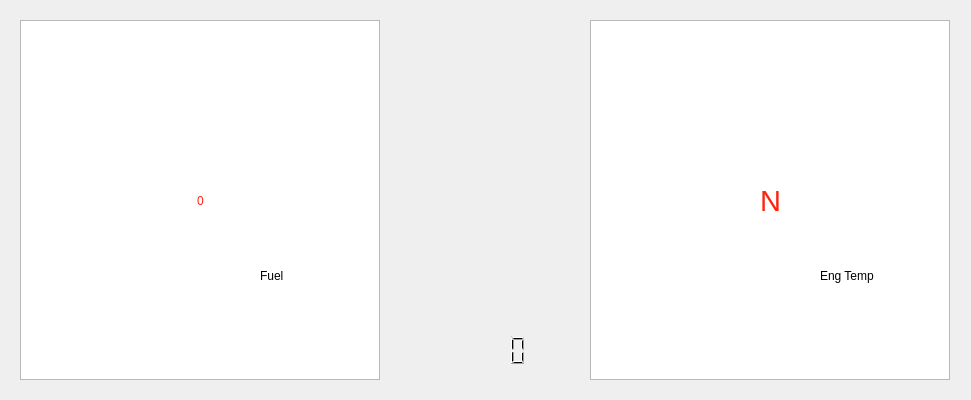
<?xml version="1.0" encoding="UTF-8"?>
<ui version="4.0">
 <class>MainWindow</class>
 <widget class="QMainWindow" name="MainWindow">
  <property name="geometry">
   <rect>
    <x>0</x>
    <y>0</y>
    <width>971</width>
    <height>400</height>
   </rect>
  </property>
  <property name="windowTitle">
   <string>MainWindow</string>
  </property>
  <widget class="QWidget" name="centralwidget">
   <widget class="QLabel" name="lvlFullFuel">
    <property name="geometry">
     <rect>
      <x>40</x>
      <y>40</y>
      <width>331</width>
      <height>331</height>
     </rect>
    </property>
    <property name="text">
     <string/>
    </property>
   </widget>
   <widget class="QPushButton" name="leftIndi">
    <property name="geometry">
     <rect>
      <x>270</x>
      <y>20</y>
      <width>81</width>
      <height>31</height>
     </rect>
    </property>
    <property name="text">
     <string/>
    </property>
    <property name="icon">
     <iconset>
      <normaloff>../../../../../qtResources/pics/leftIndi.svg</normaloff>../../../../../qtResources/pics/leftIndi.svg</iconset>
    </property>
    <property name="iconSize">
     <size>
      <width>70</width>
      <height>70</height>
     </size>
    </property>
    <property name="flat">
     <bool>true</bool>
    </property>
   </widget>
   <widget class="QLabel" name="topConsole">
    <property name="geometry">
     <rect>
      <x>270</x>
      <y>20</y>
      <width>440</width>
      <height>60</height>
     </rect>
    </property>
    <property name="text">
     <string/>
    </property>
   </widget>
   <widget class="QPushButton" name="petrolindi">
    <property name="geometry">
     <rect>
      <x>370</x>
      <y>30</y>
      <width>42</width>
      <height>42</height>
     </rect>
    </property>
    <property name="text">
     <string/>
    </property>
    <property name="icon">
     <iconset>
      <normaloff>../../../../../qtResources/pics/nopetrol.svg</normaloff>../../../../../qtResources/pics/nopetrol.svg</iconset>
    </property>
    <property name="flat">
     <bool>true</bool>
    </property>
   </widget>
   <widget class="QPushButton" name="seatIndi">
    <property name="geometry">
     <rect>
      <x>520</x>
      <y>30</y>
      <width>40</width>
      <height>40</height>
     </rect>
    </property>
    <property name="text">
     <string/>
    </property>
    <property name="icon">
     <iconset>
      <normaloff>../../../../../qtResources/pics/seatBelt.svg</normaloff>../../../../../qtResources/pics/seatBelt.svg</iconset>
    </property>
    <property name="iconSize">
     <size>
      <width>22</width>
      <height>22</height>
     </size>
    </property>
    <property name="flat">
     <bool>true</bool>
    </property>
   </widget>
   <widget class="QPushButton" name="hBrakeIndi">
    <property name="geometry">
     <rect>
      <x>420</x>
      <y>30</y>
      <width>40</width>
      <height>40</height>
     </rect>
    </property>
    <property name="text">
     <string/>
    </property>
    <property name="icon">
     <iconset>
      <normaloff>../../../../../qtResources/pics/handBrakesIndicator.svg</normaloff>../../../../../qtResources/pics/handBrakesIndicator.svg</iconset>
    </property>
    <property name="iconSize">
     <size>
      <width>25</width>
      <height>25</height>
     </size>
    </property>
    <property name="flat">
     <bool>true</bool>
    </property>
   </widget>
   <widget class="QLabel" name="odometerFrame">
    <property name="geometry">
     <rect>
      <x>270</x>
      <y>320</y>
      <width>440</width>
      <height>60</height>
     </rect>
    </property>
    <property name="text">
     <string/>
    </property>
   </widget>
   <widget class="QLCDNumber" name="odometer">
    <property name="geometry">
     <rect>
      <x>430</x>
      <y>330</y>
      <width>101</width>
      <height>41</height>
     </rect>
    </property>
    <property name="styleSheet">
     <string notr="true"/>
    </property>
    <property name="frameShape">
     <enum>QFrame::NoFrame</enum>
    </property>
    <property name="digitCount">
     <number>6</number>
    </property>
   </widget>
   <widget class="QPushButton" name="shiftUp">
    <property name="geometry">
     <rect>
      <x>750</x>
      <y>170</y>
      <width>41</width>
      <height>30</height>
     </rect>
    </property>
    <property name="text">
     <string/>
    </property>
    <property name="icon">
     <iconset>
      <normaloff>../../../../../qtResources/pics/gearChange.svg</normaloff>../../../../../qtResources/pics/gearChange.svg</iconset>
    </property>
    <property name="flat">
     <bool>true</bool>
    </property>
   </widget>
   <widget class="QLabel" name="leftDial">
    <property name="geometry">
     <rect>
      <x>20</x>
      <y>20</y>
      <width>360</width>
      <height>360</height>
     </rect>
    </property>
    <property name="text">
     <string/>
    </property>
   </widget>
   <widget class="QPushButton" name="warningIndi">
    <property name="geometry">
     <rect>
      <x>560</x>
      <y>30</y>
      <width>40</width>
      <height>40</height>
     </rect>
    </property>
    <property name="text">
     <string/>
    </property>
    <property name="icon">
     <iconset>
      <normaloff>../../../../../qtResources/pics/warningIndi.svg</normaloff>../../../../../qtResources/pics/warningIndi.svg</iconset>
    </property>
    <property name="iconSize">
     <size>
      <width>25</width>
      <height>25</height>
     </size>
    </property>
    <property name="flat">
     <bool>true</bool>
    </property>
   </widget>
   <widget class="QLabel" name="fuelLabel">
    <property name="geometry">
     <rect>
      <x>260</x>
      <y>260</y>
      <width>51</width>
      <height>31</height>
     </rect>
    </property>
    <property name="styleSheet">
     <string notr="true">font: 700 10pt &quot;Segoe UI&quot;;</string>
    </property>
    <property name="text">
     <string>Fuel</string>
    </property>
   </widget>
   <widget class="QLabel" name="rightDial">
    <property name="geometry">
     <rect>
      <x>590</x>
      <y>20</y>
      <width>360</width>
      <height>360</height>
     </rect>
    </property>
    <property name="text">
     <string/>
    </property>
   </widget>
   <widget class="QGraphicsView" name="leftGView">
    <property name="geometry">
     <rect>
      <x>20</x>
      <y>20</y>
      <width>360</width>
      <height>360</height>
     </rect>
    </property>
   </widget>
   <widget class="QLabel" name="engLabel">
    <property name="geometry">
     <rect>
      <x>820</x>
      <y>260</y>
      <width>91</width>
      <height>31</height>
     </rect>
    </property>
    <property name="styleSheet">
     <string notr="true">font: 700 10pt &quot;Segoe UI&quot;;
</string>
    </property>
    <property name="text">
     <string>Eng Temp</string>
    </property>
   </widget>
   <widget class="QPushButton" name="rightIndi">
    <property name="geometry">
     <rect>
      <x>620</x>
      <y>20</y>
      <width>81</width>
      <height>31</height>
     </rect>
    </property>
    <property name="text">
     <string/>
    </property>
    <property name="icon">
     <iconset>
      <normaloff>../../../../../qtResources/pics/rightIndi2.svg</normaloff>../../../../../qtResources/pics/rightIndi2.svg</iconset>
    </property>
    <property name="iconSize">
     <size>
      <width>70</width>
      <height>70</height>
     </size>
    </property>
    <property name="flat">
     <bool>true</bool>
    </property>
   </widget>
   <widget class="QPushButton" name="oilindi">
    <property name="geometry">
     <rect>
      <x>470</x>
      <y>30</y>
      <width>40</width>
      <height>40</height>
     </rect>
    </property>
    <property name="text">
     <string/>
    </property>
    <property name="icon">
     <iconset>
      <normaloff>../../../../../qtResources/pics/oil_Indi.svg</normaloff>../../../../../qtResources/pics/oil_Indi.svg</iconset>
    </property>
    <property name="iconSize">
     <size>
      <width>30</width>
      <height>30</height>
     </size>
    </property>
    <property name="flat">
     <bool>true</bool>
    </property>
   </widget>
   <widget class="QLabel" name="centerConsole">
    <property name="geometry">
     <rect>
      <x>330</x>
      <y>100</y>
      <width>311</width>
      <height>231</height>
     </rect>
    </property>
    <property name="text">
     <string/>
    </property>
   </widget>
   <widget class="QLabel" name="gearNum">
    <property name="geometry">
     <rect>
      <x>740</x>
      <y>170</y>
      <width>61</width>
      <height>61</height>
     </rect>
    </property>
    <property name="font">
     <font>
      <family>Segoe UI</family>
      <pointsize>22</pointsize>
      <italic>false</italic>
      <bold>false</bold>
     </font>
    </property>
    <property name="styleSheet">
     <string notr="true">font: 22pt &quot;Segoe UI&quot;;
color: rgb(255, 34, 14);</string>
    </property>
    <property name="text">
     <string>N</string>
    </property>
    <property name="alignment">
     <set>Qt::AlignCenter</set>
    </property>
   </widget>
   <widget class="QLabel" name="oilTempIndi">
    <property name="geometry">
     <rect>
      <x>610</x>
      <y>40</y>
      <width>331</width>
      <height>331</height>
     </rect>
    </property>
    <property name="text">
     <string/>
    </property>
   </widget>
   <widget class="QGraphicsView" name="rightGView">
    <property name="geometry">
     <rect>
      <x>590</x>
      <y>20</y>
      <width>360</width>
      <height>360</height>
     </rect>
    </property>
   </widget>
   <widget class="QLabel" name="speed">
    <property name="geometry">
     <rect>
      <x>170</x>
      <y>170</y>
      <width>61</width>
      <height>61</height>
     </rect>
    </property>
    <property name="styleSheet">
     <string notr="true">font: 18pt &quot;Segoe UI&quot;;
color: rgb(255, 34, 14);</string>
    </property>
    <property name="text">
     <string>0</string>
    </property>
    <property name="alignment">
     <set>Qt::AlignCenter</set>
    </property>
   </widget>
   <zorder>petrolindi</zorder>
   <zorder>seatIndi</zorder>
   <zorder>hBrakeIndi</zorder>
   <zorder>odometer</zorder>
   <zorder>warningIndi</zorder>
   <zorder>leftGView</zorder>
   <zorder>oilindi</zorder>
   <zorder>centerConsole</zorder>
   <zorder>rightGView</zorder>
   <zorder>rightDial</zorder>
   <zorder>leftDial</zorder>
   <zorder>topConsole</zorder>
   <zorder>odometerFrame</zorder>
   <zorder>lvlFullFuel</zorder>
   <zorder>oilTempIndi</zorder>
   <zorder>shiftUp</zorder>
   <zorder>speed</zorder>
   <zorder>gearNum</zorder>
   <zorder>leftIndi</zorder>
   <zorder>rightIndi</zorder>
   <zorder>fuelLabel</zorder>
   <zorder>engLabel</zorder>
  </widget>
 </widget>
 <resources/>
 <connections/>
</ui>
